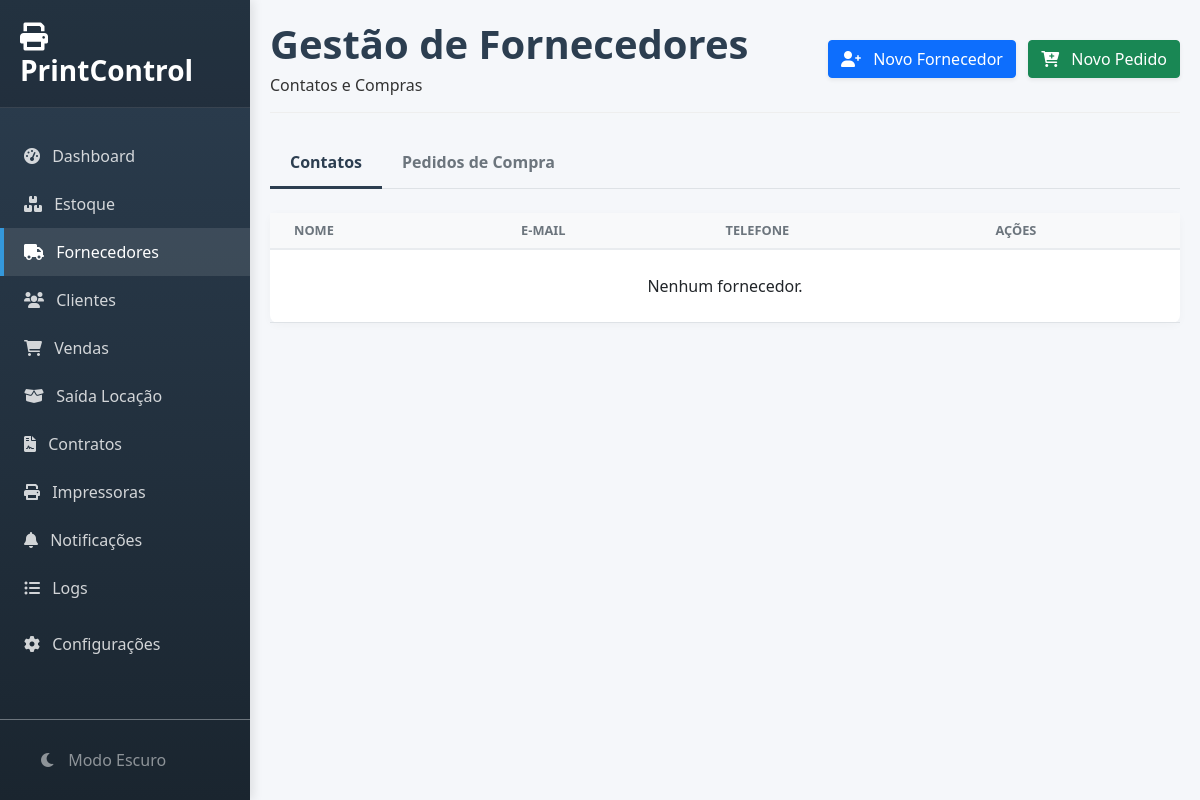
/fornecedores, run on an earlier commit of the app's database.
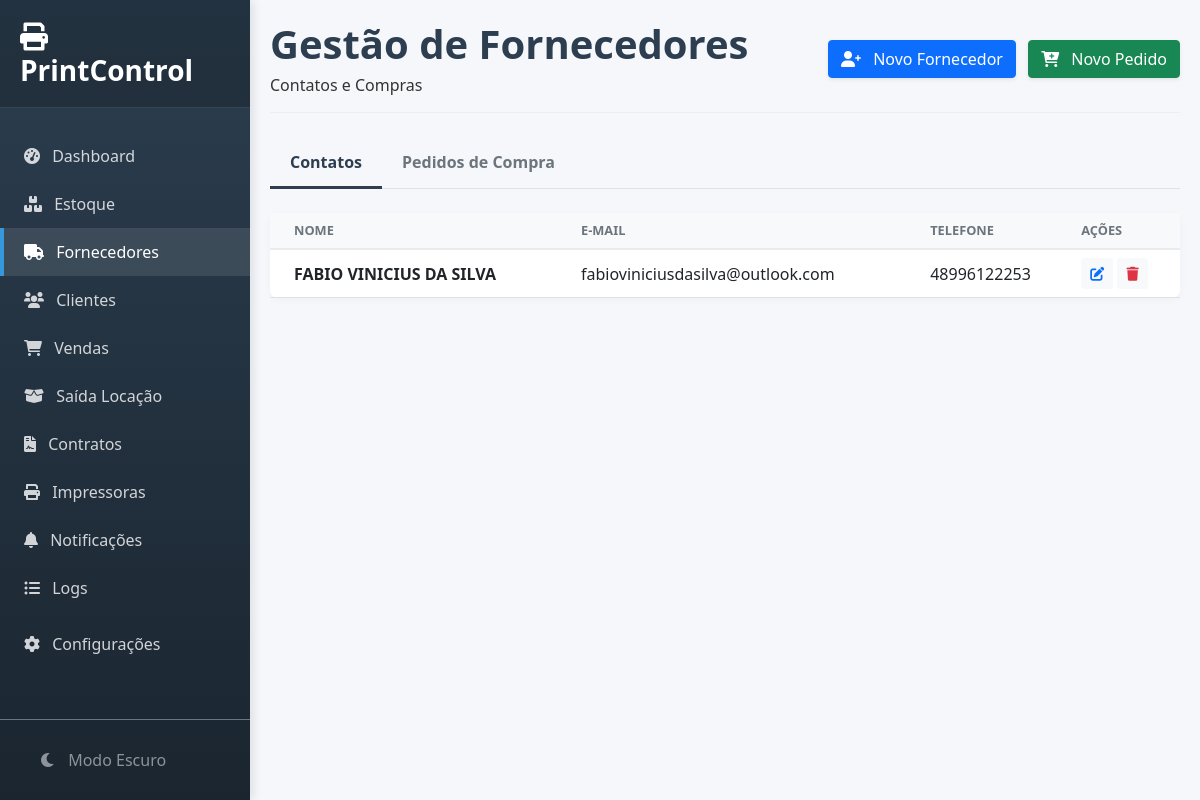
And on a later commit of the database.
### app.py (models this page shows)
class Fornecedor(db.Model):
    id = db.Column(db.Integer, primary_key=True)
    nome = db.Column(db.String(100), nullable=False)
    email = db.Column(db.String(100))
    telefone = db.Column(db.String(50))
    observacao = db.Column(db.Text)
    pedidos = db.relationship('PedidoCompra', backref='fornecedor', cascade="all, delete-orphan")

### app.py (the view)
@app.route('/fornecedores')
def fornecedores():
    active_tab = request.args.get('tab', 'contatos')
    fornecedores_lista = Fornecedor.query.order_by(Fornecedor.nome).all()
    produtos_lista = Produto.query.order_by(Produto.nome).all()
    pedidos_lista = PedidoCompra.query.order_by(PedidoCompra.data_emissao.desc()).all()
    return render_template('fornecedores.html', fornecedores=fornecedores_lista, produtos=produtos_lista, pedidos=pedidos_lista, hoje=datetime.now(), active_tab=active_tab)

### app.py (called while the page is built)
@app.context_processor
def utility_processor():
    try:
        config = Configuracao.query.first()
        if not config:
            config = Configuracao()
            db.session.add(config)
            db.session.commit()
        return dict(hoje=datetime.now(), config=config)
    except: return dict(hoje=datetime.now(), config=None)

### templates/fornecedores.html (shortened to what this page needs)
{% extends "base.html" %}
{% block content %}
<div id="fornecedores-page" class="page-content active">
    <div class="page-header">
        <div class="d-flex justify-content-between align-items-center">
            <div><h1 class="page-title">Gestão de Fornecedores</h1><p class="page-subtitle mb-0">Contatos e Compras</p></div>
            <div>
                <button class="btn btn-primary btn-action shadow-sm me-2" onclick="abrirModalFornecedor()"><i class="fas fa-user-plus me-2"></i> Novo Fornecedor</button>
                <button class="btn btn-success btn-action shadow-sm" onclick="abrirModalPedido()"><i class="fas fa-cart-plus me-2"></i> Novo Pedido</button>
            </div>
        </div>
    </div>
    <ul class="nav nav-tabs mb-4" id="fornecedorTabs" role="tablist">
        <li class="nav-item">
            <button class="nav-link {% if active_tab == 'contatos' %}active{% endif %}" data-bs-toggle="tab" data-bs-target="#tab-contatos">Contatos</button>
        </li>
        <li class="nav-item">
            <button class="nav-link {% if active_tab == 'pedidos' %}active{% endif %}" data-bs-toggle="tab" data-bs-target="#tab-pedidos">Pedidos de Compra</button>
        </li>
    </ul>
    <div class="tab-content">
        <div class="tab-pane fade {% if active_tab == 'contatos' %}show active{% endif %}" id="tab-contatos">
            <div class="card card-table-clean">
                <div class="card-body p-0">
                    <div class="table-responsive">
                        <table class="table table-hover mb-0 align-middle">
                            <thead><tr><th class="ps-4">NOME</th><th>E-MAIL</th><th>TELEFONE</th><th>AÇÕES</th></tr></thead>
                            <tbody>
                                {% for f in fornecedores %}
                                <tr>
                                    <td class="ps-4 fw-bold">{{ f.nome }}</td>
                                    <td>{{ f.email }}</td>
                                    <td>{{ f.telefone }}</td>
                                    <td>
                                        <button class="btn btn-sm btn-light text-primary" onclick="editarFornecedor('{{ f.id }}', '{{ f.nome }}', '{{ f.email }}', '{{ f.telefone }}', '{{ f.observacao }}')"><i class="fas fa-edit"></i></button>
                                        <a href="{{ url_for('excluir_fornecedor', id=f.id) }}" class="btn btn-sm btn-light text-danger" onclick="return confirm('Excluir?')"><i class="fas fa-trash"></i></a>
                                    </td>
                                </tr>
                                {% else %}<tr><td colspan="4" class="text-center p-4">Nenhum fornecedor.</td></tr>{% endfor %}
                            </tbody>
                        </table>
                    </div>
                </div>
            </div>
        </div>
    </div>
</div>
{% endblock %}

What changed in the data, as far as the page shows it:
added Fornecedor: nome "FABIO VINICIUS DA SILVA", email "fabioviniciusdasilva@outlook.com", telefone "48996122253"
Also different on the page:
text no longer shown: "Nenhum fornecedor."
